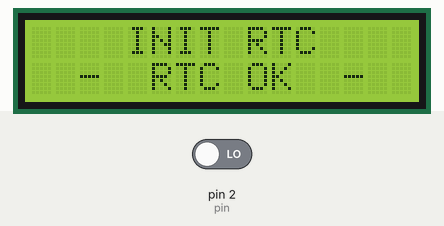
Recording of a sketch running on a simulated Arduino Uno, built with avr-gcc and run on an emulated ATmega328P. Shown: 16×2 character LCD. Inputs (shaded band) come from the test bench; at power-on: pin 2 (pin) LOW. The local clock reads 2024-03-15 10:24:30 at power-on unless the sketch sets it; storage starts empty; what the sketch prints to the serial monitor is not drawn.

Above: at 3.2 s.
At 14.8 s:
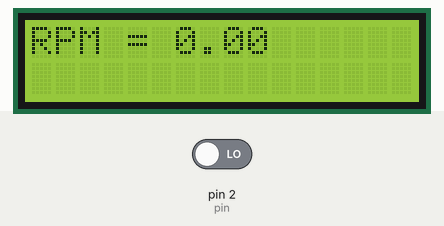
14.9 s: pin 2 (pin) driven HIGH
At 15.8 s:
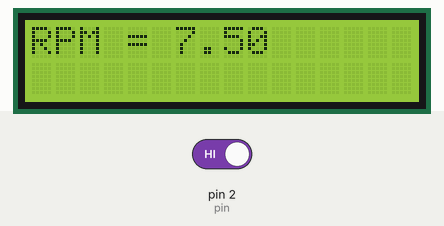
Timing chart, 0 to 17.9 s (numbered marks = the images above; inputs shaded):
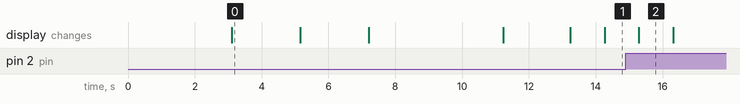

The sketch:

tacho.ino
```cpp
#include <Wire.h>
#include <LiquidCrystal_I2C.h>
#include "RTClib.h"
#include <SD.h>

#define pin 2
#define mark 8

//LCD 16X2 I2C
#define I2C_ADDR    0x3f//0x3F // <<----- Add your address here.  Find it from I2C Scanner
#define BACKLIGHT_PIN     3
#define En_pin  2
#define Rw_pin  1
#define Rs_pin  0
#define D4_pin  4
#define D5_pin  5
#define D6_pin  6
#define D7_pin  7
LiquidCrystal_I2C lcd(I2C_ADDR, En_pin, Rw_pin, Rs_pin, D4_pin, D5_pin, D6_pin, D7_pin);

RTC_DS1307 rtc;
DateTime nows;

File file;
char namaFile[20];
unsigned int nomorFile;

String kalimat;
int x, y;
unsigned int count;
float rpm;
boolean tekan;

void setup() {
  Serial.begin(9600);
  // Switch on the backlight
  pinMode(pin, INPUT);
  Serial.println("Open Source Tachometer");

  lcd.begin(16, 2);              // initialize the lcd
  lcd.setBacklightPin(BACKLIGHT_PIN, POSITIVE);
  lcd.setBacklight(HIGH);

  kalimat = "OPEN  SOURCE";
  lcd.setCursor((16 - kalimat.length()) / 2, 0);
  lcd.print(kalimat);
  kalimat = "TACHOMETER";
  lcd.setCursor((16 - kalimat.length()) / 2, 1);
  lcd.print(kalimat);
  delay(3000);

  lcd.clear();
  kalimat = "INIT RTC";
  lcd.setCursor((16 - kalimat.length()) / 2, 0);
  lcd.print(kalimat);
  Serial.println(kalimat);

  if (! rtc.begin()) {
    Serial.println("RTC ERROR!!!");
    kalimat = "RTC ERROR!!!";
    lcd.setCursor((16 - kalimat.length()) / 2, 1);
    lcd.print(kalimat);
    while (1);
  }
  Serial.println("RTC OK");
  kalimat = "-  RTC OK  -";
  lcd.setCursor((16 - kalimat.length()) / 2, 1);
  lcd.print(kalimat);
  delay(2000);

  lcd.clear();
  kalimat = "INIT SD CARD";
  Serial.println(kalimat);
  lcd.setCursor((16 - kalimat.length()) / 2, 0);
  lcd.print(kalimat);

  if (!SD.begin(SS)) {
    Serial.println("SD CARD ERROR!!!");
    kalimat = "SD CARD ERROR!";
    lcd.setCursor((16 - kalimat.length()) / 2, 1);
    lcd.print(kalimat);
    while (1);
  }
  kalimat = "-  SD CARD OK  -";
  lcd.setCursor((16 - kalimat.length()) / 2, 1);
  lcd.print(kalimat);
  Serial.println(kalimat);
  delay(2000);

  cekFile();
  buatFile();

  lcd.clear();
  kalimat = "Data save to";
  lcd.setCursor((16 - kalimat.length()) / 2, 0);
  lcd.print(kalimat);
  kalimat = namaFile;
  lcd.setCursor((16 - kalimat.length()) / 2, 1);
  lcd.print(kalimat);
  delay(4000);

  lcd.clear();
  kalimat = "TACHOMETER";
  lcd.setCursor((16 - kalimat.length()) / 2, 0);
  lcd.print(kalimat);
  kalimat = "READY TO MEASURE";
  lcd.setCursor((16 - kalimat.length()) / 2, 1);
  lcd.print(kalimat);
  Serial.println("TACHOMETER READY TO MEASURE");
  delay(2000);
  lcd.clear();

  lcd.setCursor(0, 0);
  lcd.print("RPM = ");

}

void loop() {
  nows = rtc.now();
  unsigned long waktu = millis();
  tekan = 0, rpm = 0; count = 0;
  attachInterrupt(digitalPinToInterrupt(pin), isr, RISING);
  while (millis() - waktu < 1000) { //waktu pengambilan data selama 1 detik
  }

  detachInterrupt(digitalPinToInterrupt(pin));
  rpm = float(count) / float(mark) * 60.00 ;
  Serial.print("count=");
  Serial.print(count);
  Serial.print("\tRPM=");
  Serial.println(rpm);
  simpanData();

  lcd.setCursor(6, 0);
  lcd.print("        ");
  lcd.setCursor(6, 0);
  lcd.print(rpm);
}

void isr() {
  count++;
}

void cekFile() {
  int  nilai = 1;
  boolean a, j;
  while (1) {
    sprintf(namaFile, "tacho%02d.csv", nilai);
    j = SD.exists(namaFile);
#ifdef debug
    Serial.print(namaFile);
#endif
    if (j == 0) {
#ifdef debug
      Serial.println(F(" doesn't exist"));
#endif
      a = 1;
      break;
    }
    else {
#ifdef debug
      Serial.println(F(" exist"));
#endif
      nilai++;
    }
    //    delay(100);
    if (a == 1) {
      break;
    }
  }
}

void buatFile() {
  file = SD.open(namaFile, FILE_WRITE);
  file.println(F("Date, Time, Marking Point, Count, RPM"));
  file.flush();
  file.close();
}

void simpanData() {
  file = SD.open(namaFile, FILE_WRITE);
  file.print(nows.year());
  file.print("/");
  sd2digits(nows.month());
  file.print("/");
  sd2digits(nows.day());
  file.print(", ");
  sd2digits(nows.hour());
  file.print(":");
  sd2digits(nows.minute());
  file.print(":");
  sd2digits(nows.second());
  file.print(", ");
  file.print(mark);
  file.print(", ");
  file.print(count);
  file.print(", ");
  file.println(rpm);
  file.close();

//  Serial.print("Data have been saved to ");
//  Serial.println(namaFile);

}

void sd2digits(int number) {
  if (number >= 0 && number < 10) {
    file.print('0');
  }
  file.print(number);
}
```

Measured:
- after the input at 14.9 s, the display: changes after 0.39 s (image 2)
- what the display in image 0 shows lasts 2.1 s, from 3.1 s to 5.2 s
- what the display in image 2 shows lasts 1.0 s, from 15.3 s to 16.3 s
